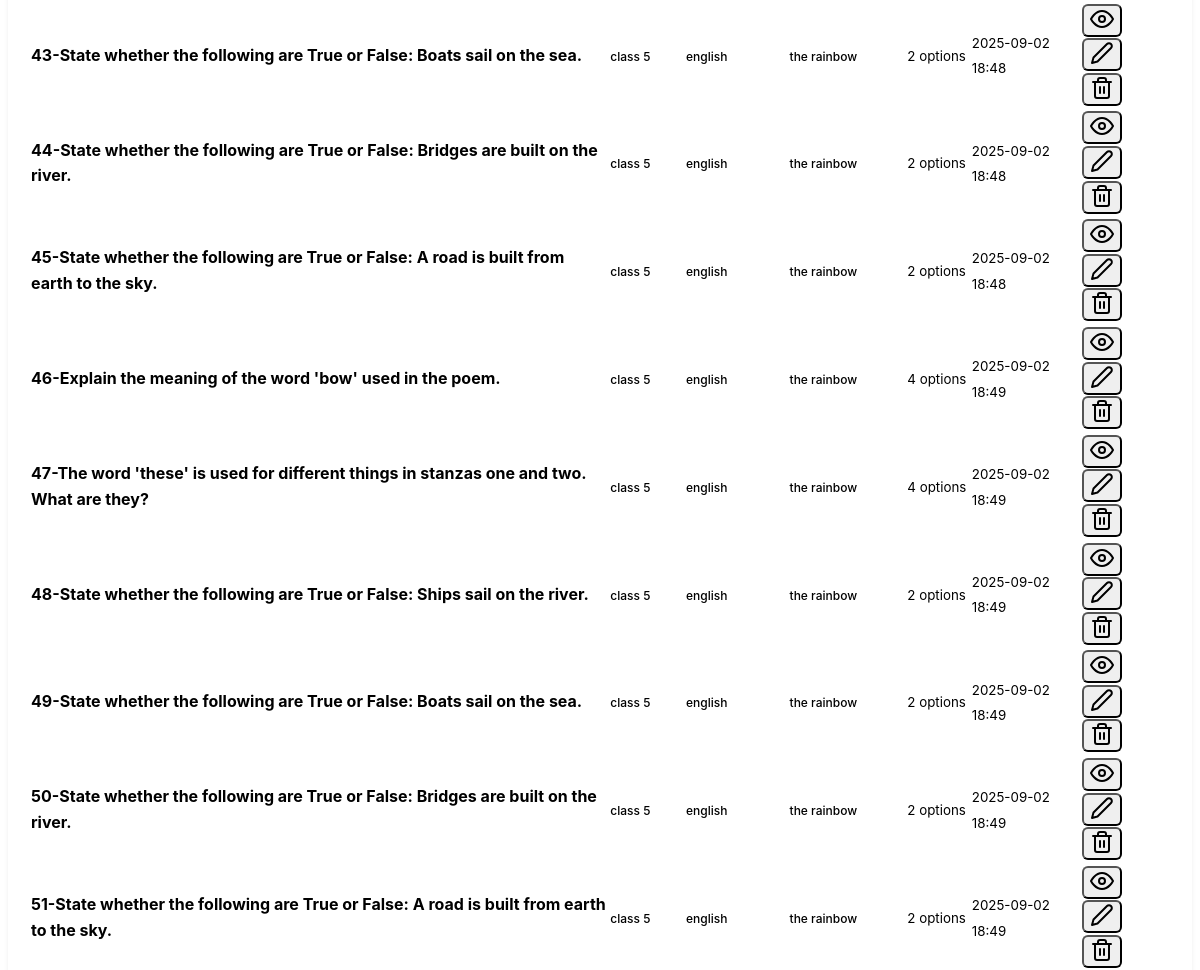
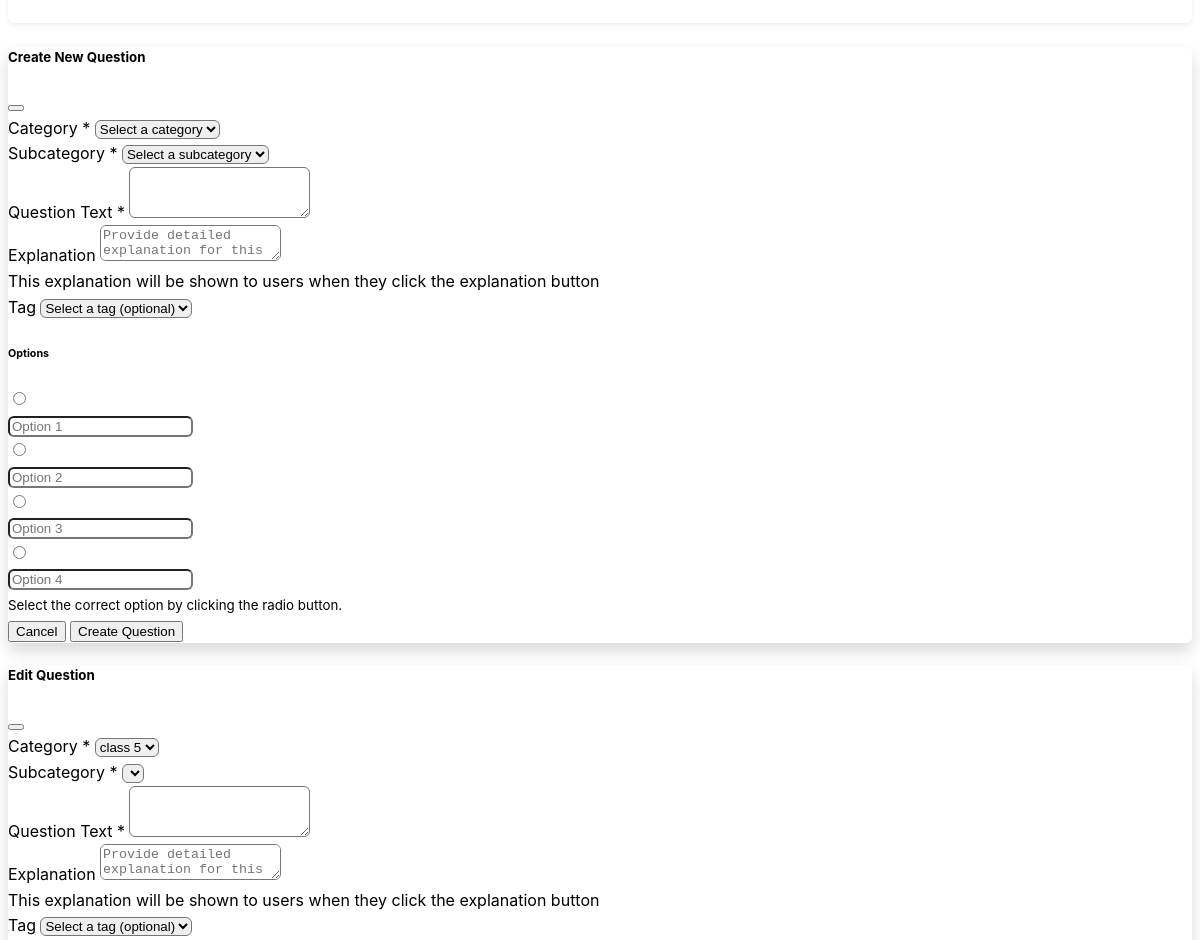
Before: /backend/questions?subcategory_id=2 (middle part) with the older database file (2 pictures, top to bottom).
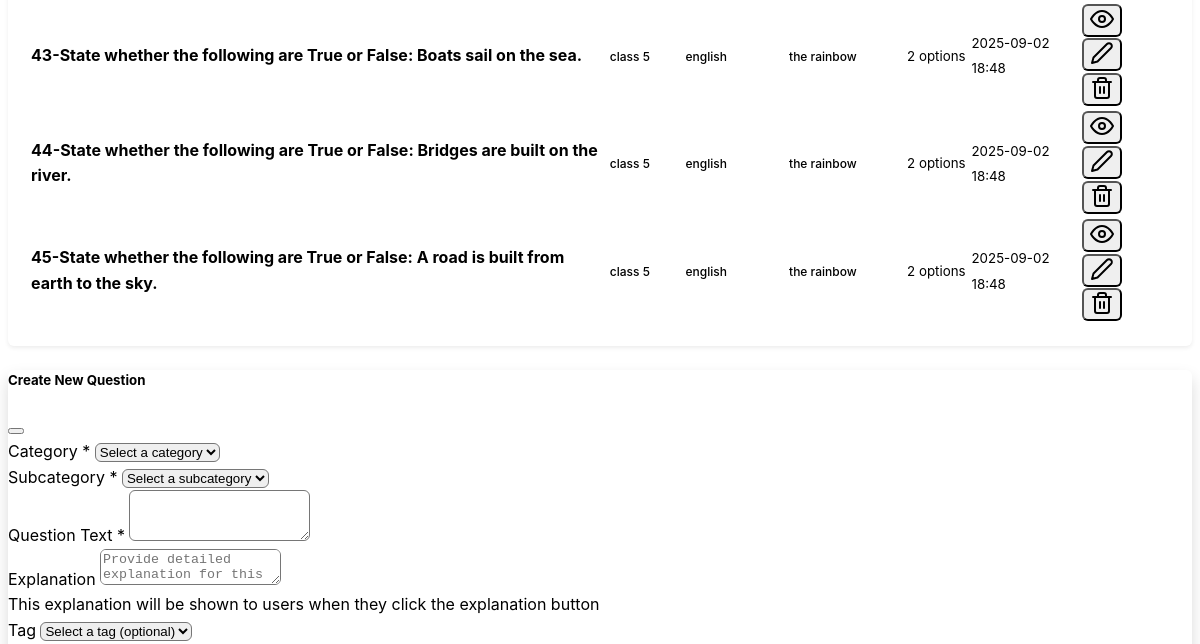
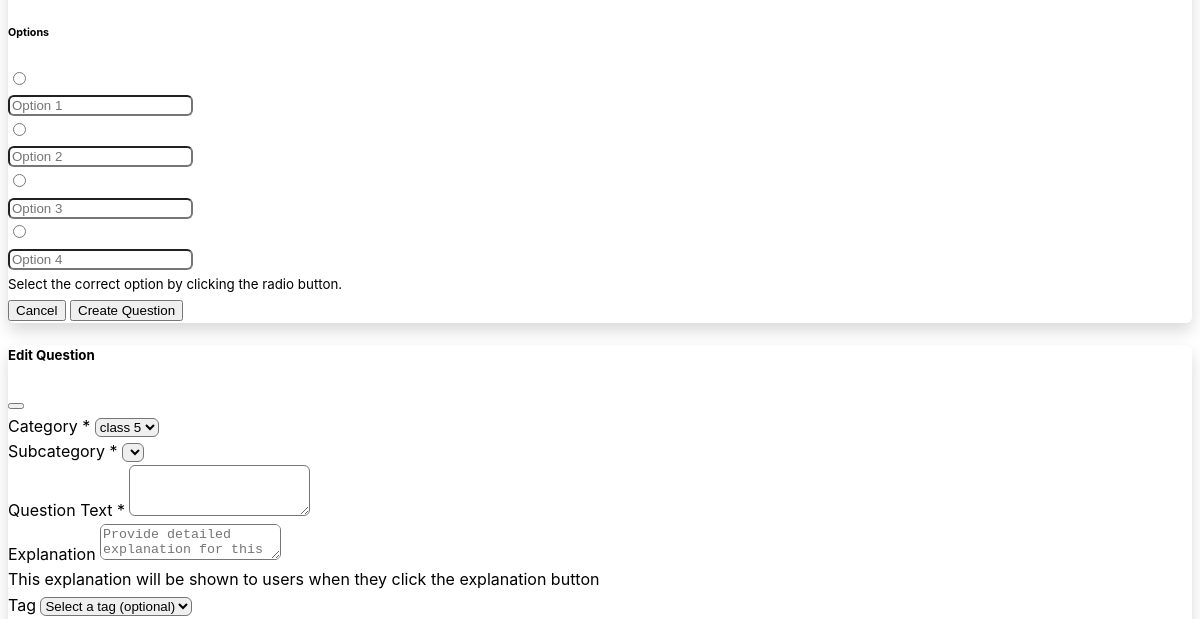
After: the same page with the newer database file (2 pictures, top to bottom).
### mcqbox/model.py (models this page shows, shortened)
class Question(db.Model):
    id = db.Column(db.Integer, primary_key=True)
    question_text = db.Column(db.String(500), nullable=False)
    subcategory_id = db.Column(db.Integer, db.ForeignKey('subcategory.id'), nullable=False)
    subcategory = db.relationship('Subcategory', backref=db.backref('questions', lazy=True))
    tag_id = db.Column(db.Integer, db.ForeignKey('tag.id'), nullable=True)
    tag = db.relationship('Tag', backref=db.backref('questions', lazy=True))
    explanation = db.Column(db.String(500), nullable=True)
    options = db.Column(db.JSON, nullable=False)
    category_id = db.Column(db.Integer, db.ForeignKey('category.id'), nullable=False)
    category = db.relationship('Category', backref=db.backref('questions', lazy=True))
    created_at = db.Column(db.DateTime, server_default=db.func.now())
    updated_at = db.Column(db.DateTime, server_default=db.func.now(), onupdate=db.func.now())

class Category(db.Model):
    id = db.Column(db.Integer, primary_key=True)
    name = db.Column(db.String(50), nullable=False, unique=True)
    description = db.Column(db.String(200), nullable=True)
    created_at = db.Column(db.DateTime, server_default=db.func.now())
    updated_at = db.Column(db.DateTime, server_default=db.func.now(), onupdate=db.func.now())

class Subcategory(db.Model):
    id = db.Column(db.Integer, primary_key=True)
    name = db.Column(db.String(50), nullable=False)
    category_id = db.Column(db.Integer, db.ForeignKey('category.id'), nullable=False)
    category = db.relationship('Category', backref=db.backref('subcategories', lazy=True))
    description = db.Column(db.String(200), nullable=True)
    created_at = db.Column(db.DateTime, server_default=db.func.now())
    updated_at = db.Column(db.DateTime, server_default=db.func.now(), onupdate=db.func.now())

class Tag(db.Model):
    id = db.Column(db.Integer, primary_key=True)
    name = db.Column(db.String(50), nullable=False)
    category_id = db.Column(db.Integer, db.ForeignKey('category.id'), nullable=False)
    category = db.relationship('Category', backref=db.backref('tags', lazy=True))
    subcategory_id = db.Column(db.Integer, db.ForeignKey('subcategory.id'), nullable=True)
    subcategory = db.relationship('Subcategory', backref=db.backref('tags', lazy=True))
    created_at = db.Column(db.DateTime, server_default=db.func.now())

### mcqbox/backend/route.py (the view)
@app.route('/backend/questions')
def questions():
    category_id = request.args.get('category_id', type=int)
    subcategory_id = request.args.get('subcategory_id', type=int)
    search = request.args.get('search', '').strip()
    tag_filter = request.args.get('tag', '').strip()
    categories_list = Category.query.all()
    subcategories_list = []
    tags_list = Tag.query.all()
    if category_id:
        subcategories_list = Subcategory.query.filter_by(category_id=category_id).all()
    filters = []
    if category_id:
        filters.append(Question.category_id == category_id)
    if subcategory_id:
        filters.append(Question.subcategory_id == subcategory_id)
    tag_filter = request.args.get('tag', '').strip()
    if tag_filter:
        filters.append(Question.tag_id == tag_filter)
    if search:
        filters.append(Question.question_text.ilike(f'%{search}%'))
    questions_list = Question.query.filter(*filters).all()
    for question in questions_list:
        print(question.subcategory.name)
    return render_template('questions.html',
                         questions=questions_list,
                         categories=categories_list,
                         subcategories=subcategories_list,
                         tags=tags_list,
                         selected_category=category_id,
                         selected_subcategory=subcategory_id,
                         search_query=search)

### mcqbox/backend/templates/questions.html (shortened to what the changed rows need)
{% extends "base.html" %}
{% block content %}
<div class="row">
    <div class="col-12">
        <div class="card">
            <div class="card-body">
                {% if questions %}
                <div class="table-responsive">
                    <table class="table table-hover">
                        <tbody>
                            {% for question in questions %}
                            <tr>
                                <td>
                                    <strong>{{loop.index}}-{{ question.question_text[:100] }}</strong>
                                </td>
                                <td>
                                    <span class="badge bg-primary">
                                        {{ question.category.name if question.category.name else 'Unknown' }}
                                    </span>
                                </td>
                                <td>
                                    <span class="badge bg-secondary">
                                        {{ question.subcategory.name if question.subcategory.name else 'Unknown' }}
                                    </span>
                                </td>
                                <td>
                                    <span class="badge bg-secondary">
                                        {{ question.tag.name if question.tag.name else 'Unknown' }}
                                    </span>
                                </td>
                                <td>
                                    <small class="text-muted">{{ question.options|length }} options</small>
                                </td>
                                <td>
                                    <small class="text-muted">{{ question.created_at.strftime('%Y-%m-%d %H:%M')
                                        }}</small>
                                </td>
                                <td class="text-end">
                                    <div class="btn-group" role="group">
                                        <button class="btn btn-sm btn-outline-secondary"
                                            onclick="viewQuestion({{ question.id }})" data-bs-toggle="modal"
                                            data-bs-target="#viewQuestionModal">
                                            <i data-feather="eye"></i>
                                        </button>
                                        <button class="btn btn-sm btn-outline-secondary"
                                            onclick="editQuestion({{ question.id }})" data-bs-toggle="modal"
                                            data-bs-target="#editQuestionModal">
                                            <i data-feather="edit-2"></i>
                                        </button>
                                        <form method="POST"
                                            action="{{ url_for('delete_question', question_id=question.id) }}"
                                            class="d-inline"
                                            onsubmit="return confirm('Are you sure you want to delete this question?')">
                                            <button type="submit" class="btn btn-sm btn-outline-danger">
                                                <i data-feather="trash-2"></i>
                                            </button>
                                        </form>
                                    </div>
                                </td>
                            </tr>
                            {% endfor %}
                        </tbody>
                    </table>
                </div>
                {% endif %}
            </div>
        </div>
    </div>
</div>
{% endblock %}

Changed rows visible on the page:
no longer on this page (row edited): Question: question_text "Explain the meaning of the word 'bow' used in the poem.", category "class 5", subcategory "english", tag "the rainbow", options|length "4", created_at "2025-09-02 18:49"
no longer on this page (row edited): Question: question_text "The word 'these' is used for different things in stanzas one and two. What are they?", category "class 5", subcategory "english", tag "the rainbow", options|length "4", created_at "2025-09-02 18:49"
no longer on this page (row edited): Question: question_text "State whether the following are True or False: Ships sail on the river.", category "class 5", subcategory "english", tag "the rainbow", options|length "2", created_at "2025-09-02 18:49"
no longer on this page (row edited): Question: question_text "State whether the following are True or False: Boats sail on the sea.", category "class 5", subcategory "english", tag "the rainbow", options|length "2", created_at "2025-09-02 18:49"
no longer on this page (row edited): Question: question_text "State whether the following are True or False: Bridges are built on the river.", category "class 5", subcategory "english", tag "the rainbow", options|length "2", created_at "2025-09-02 18:49"
no longer on this page (row edited): Question: question_text "State whether the following are True or False: A road is built from earth to the sky.", category "class 5", subcategory "english", tag "the rainbow", options|length "2", created_at "2025-09-02 18:49"
